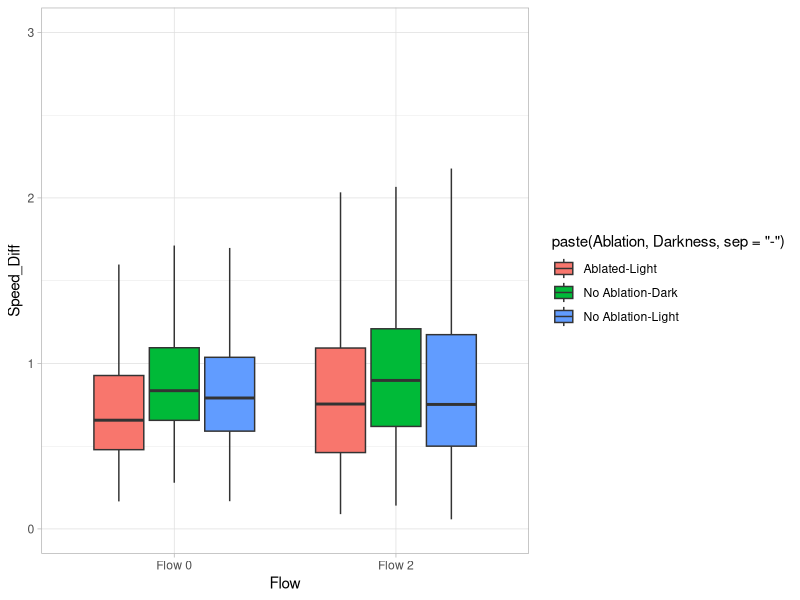
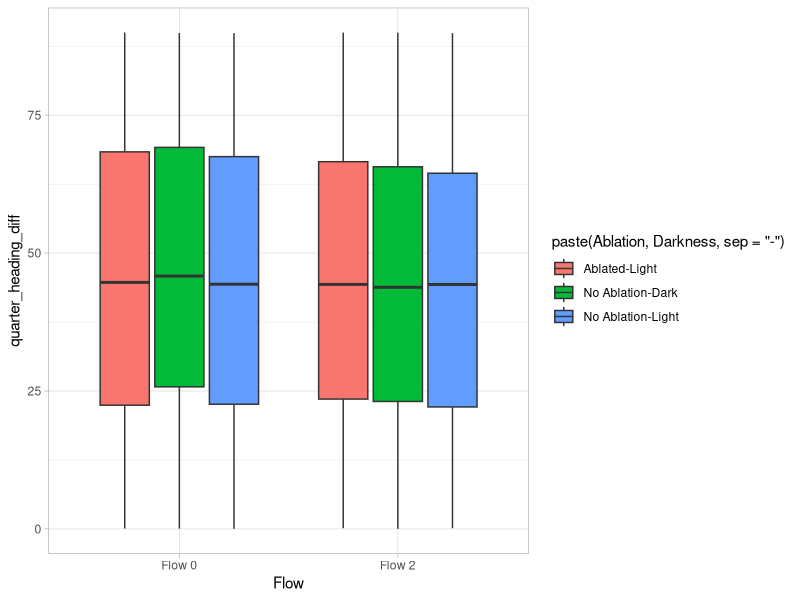
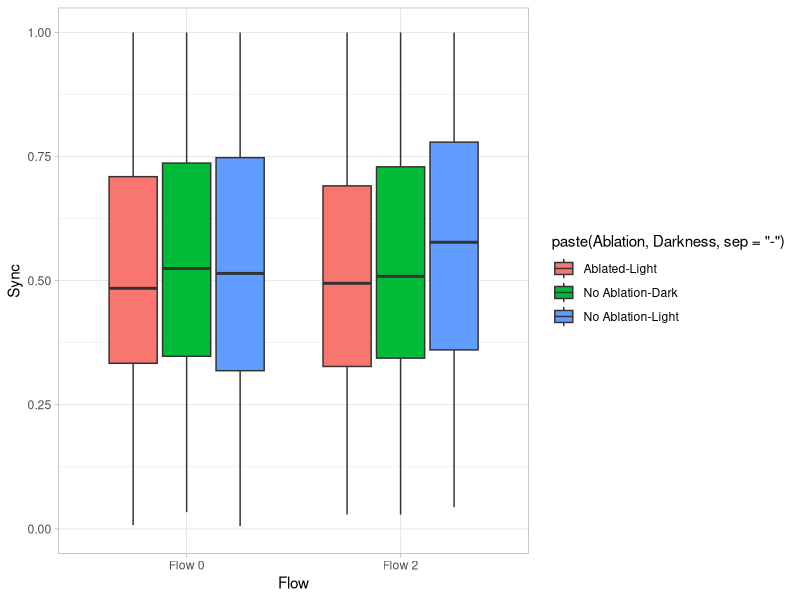
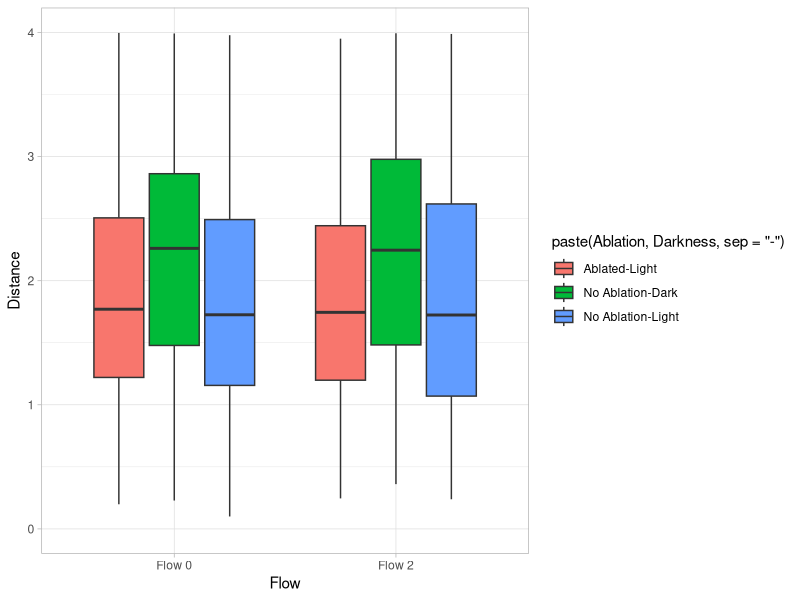
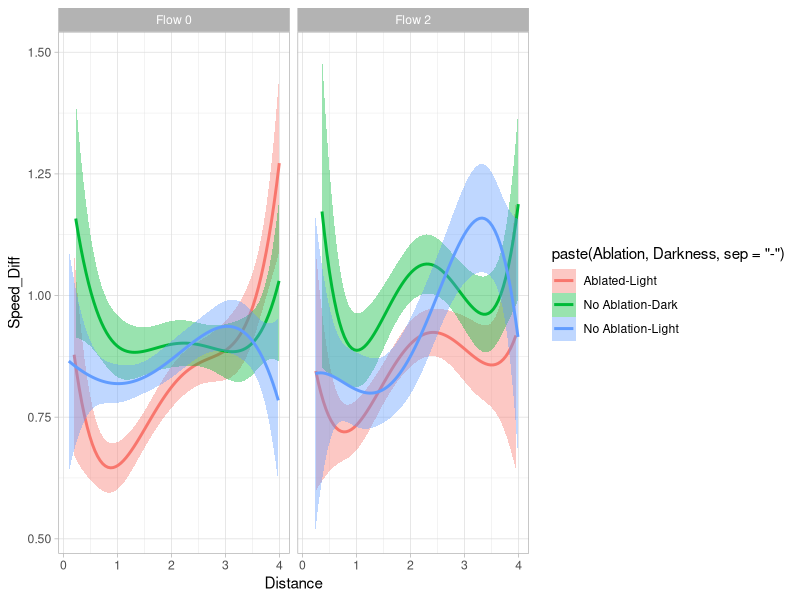
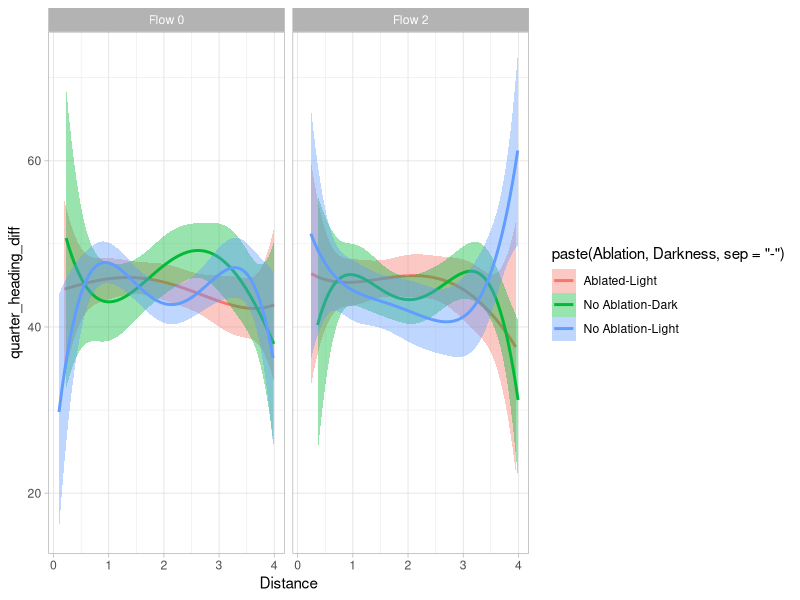
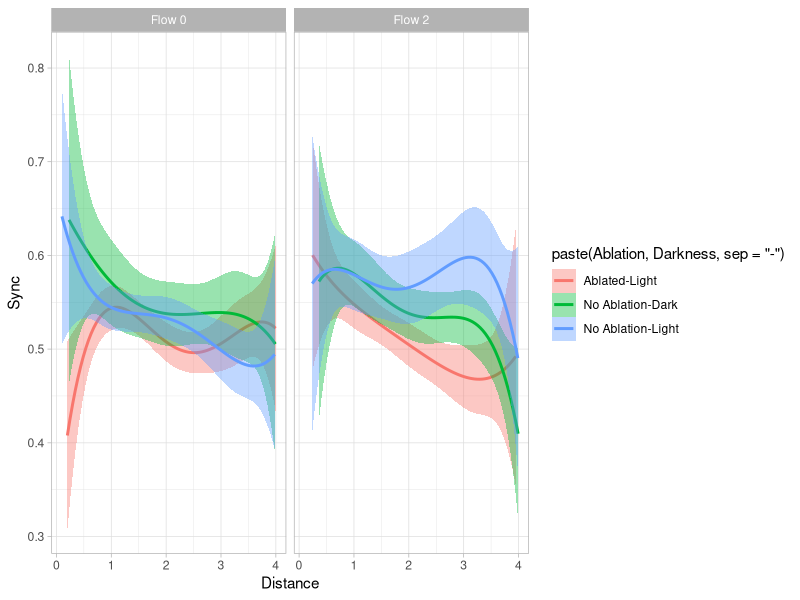
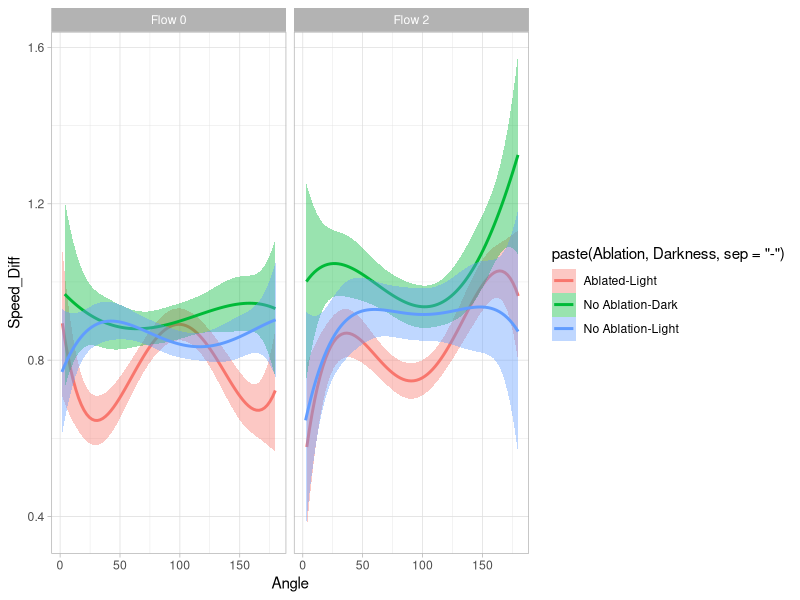

Recreate these plots in R, in order.
## ---- chunk 1
library(tidyverse)
library(ggplot2)
library(car)
library(viridis)
library(boot)
## ---- chunk 2
rad2deg <- function(rad) {(rad * 180) / (pi)}
deg2rad <- function(deg) {(deg * pi) / (180)}
round_any <- function(x, accuracy, f=round){f(x/ accuracy) * accuracy}
ang_mean <- function(x){rad2deg(atan(mean(sin(deg2rad(x)))/mean(cos(deg2rad(x)))))}

fold_angle_0_360_to_0_180 <- function(x){abs(abs(x-180)-180)}
## ---- chunk 3
comp_data <- read.csv("Fish_Comp_Values.csv")
comp_data <- na.omit(comp_data)

comp_data <- comp_data %>% mutate(Flow = ifelse(Flow == "0", "Flow 0", "Flow 2")) %>%
                           mutate(Ablation = ifelse(Ablation == "N", "No Ablation", "Ablated")) %>%
                           mutate(Darkness = ifelse(Darkness == "N", "Light", "Dark")) %>%
                           mutate(Heading_Diff = abs(Heading_Diff)) %>%
                           filter(Distance <= 4) %>%
                           filter(Speed_Diff <= 6) %>% 
                           mutate(quarter_heading_diff = abs(abs(Heading_Diff-90)-90)) %>%
                           mutate(Is_Aligned = ifelse(Heading_Diff < 30, 1, 0)) %>%
                           mutate(Is_Reversed = ifelse(Heading_Diff > 150, 1, 0)) %>%
                           mutate(Angle = fold_angle_0_360_to_0_180(Angle))

sum_comp_data <- comp_data %>% mutate(X_Distance = round_any(X_Distance,0.25), 
                                      Y_Distance = round_any(abs(Y_Distance),0.25)) %>%
                               group_by(Flow,Ablation,Darkness,X_Distance,Y_Distance) %>%
                               summarise(Speed_Diff = mean(Speed_Diff),
                                         Heading_Diff = ang_mean(Heading_Diff),
                                         Sync = mean(Sync),
                                         Quarter_Heading_Diff = mean(quarter_heading_diff),
                                         Is_Aligned = mean(Is_Aligned),
                                         Is_Reversed = mean(Is_Reversed))

## ---- chunk 4
speed_anova <- glm(Speed_Diff ~ Flow + Ablation + Darkness + Flow:Ablation + Flow:Darkness, data = comp_data)

Anova(speed_anova)

heading_anova <- glm(quarter_heading_diff ~ Flow + Ablation + Darkness + Flow:Ablation + Flow:Darkness, data = comp_data)

Anova(heading_anova)

sync_anova <- glm(Sync ~ Flow + Ablation + Darkness + Flow:Ablation + Flow:Darkness, data = comp_data)

Anova(sync_anova)

dist_anova <- glm(Distance ~ Flow + Ablation + Darkness + Flow:Ablation + Flow:Darkness, data = comp_data)

Anova(dist_anova)
## ---- chunk 5
ggplot(comp_data, aes(x = Flow, y = Speed_Diff, fill = paste(Ablation,Darkness,sep="-")))+
  geom_boxplot(outlier.shape = NA) +
  ylim(0,3) +
  theme_light()

ggplot(comp_data, aes(x = Flow, y = quarter_heading_diff, fill = paste(Ablation,Darkness,sep="-")))+
  geom_boxplot(outlier.shape = NA) +
  ylim(0,90) +
  theme_light()

ggplot(comp_data, aes(x = Flow, y = Sync, fill = paste(Ablation,Darkness,sep="-")))+
  geom_boxplot(outlier.shape = NA) +
  ylim(0,1) +
  theme_light()

ggplot(comp_data, aes(x = Flow, y = Distance, fill = paste(Ablation,Darkness,sep="-")))+
  geom_boxplot(outlier.shape = NA) +
  ylim(0,4) +
  theme_light()
## ---- chunk 6
speed_anova_da <- glm(Speed_Diff ~ Distance*Angle*(Flow + Ablation + Darkness + Flow:Ablation + Flow:Darkness), data = comp_data)

Anova(speed_anova_da)

heading_anova_da <- glm(quarter_heading_diff ~ Distance*Angle*(Flow + Ablation + Darkness + Flow:Ablation + Flow:Darkness), data = comp_data)

Anova(heading_anova_da)

sync_anova_da <- glm(Sync ~ Distance*Angle*(Flow + Ablation + Darkness + Flow:Ablation + Flow:Darkness), data = comp_data)

Anova(sync_anova_da)
## ---- chunk 7
ggplot(comp_data, aes(x = Distance, y = Speed_Diff, color = paste(Ablation,Darkness,sep="-"), fill = paste(Ablation,Darkness,sep="-")))+
  geom_smooth(method = "glm", formula = y ~ poly(x,4))+
  facet_wrap(~ Flow) +
  theme_light()

ggplot(comp_data, aes(x = Distance, y = quarter_heading_diff, color = paste(Ablation,Darkness,sep="-"), fill = paste(Ablation,Darkness,sep="-")))+
  geom_smooth(method = "glm", formula = y ~ poly(x,4))+
  facet_wrap(~ Flow) +
  theme_light()

ggplot(comp_data, aes(x = Distance, y = Sync, color = paste(Ablation,Darkness,sep="-"), fill = paste(Ablation,Darkness,sep="-")))+
  geom_smooth(method = "glm", formula = y ~ poly(x,4))+
  facet_wrap(~ Flow) +
  theme_light()
## ---- chunk 8
ggplot(comp_data, aes(x = Angle, y = Speed_Diff, color = paste(Ablation,Darkness,sep="-"), fill = paste(Ablation,Darkness,sep="-")))+
  geom_smooth(method = "glm", formula = y ~ poly(x,4))+
  facet_wrap(~ Flow) +
  theme_light()

ggplot(comp_data, aes(x = Angle, y = quarter_heading_diff, color = paste(Ablation,Darkness,sep="-"), fill = paste(Ablation,Darkness,sep="-")))+
  geom_smooth(method = "glm", formula = y ~ poly(x,4))+
  facet_wrap(~ Flow) +
  theme_light()

ggplot(comp_data, aes(x = Angle, y = Sync, color = paste(Ablation,Darkness,sep="-"), fill = paste(Ablation,Darkness,sep="-")))+
  geom_smooth(method = "glm", formula = y ~ poly(x,4))+
  facet_wrap(~ Flow) +
  theme_light()
## ---- chunk 9
d <- seq(from = 0, to = 4, by = 0.1)
a <- seq(from = 0, to = 180, by = 10)

flows <- c("Flow 0", "Flow 2")
ablation <- c("No Ablation", "Ablated")
dark <- c("Light","Dark")

predict_df_da <- expand.grid(Distance = d, Angle = a, Flow = flows, Ablation = ablation, Darkness = dark)
predict_df_da <- predict_df_da %>% mutate(X_Distance = Distance*(cos(deg2rad(Angle))), Y_Distance = Distance*(sin(deg2rad(Angle))))

predict_df_da <- predict_df_da %>% filter(!(Ablation == "Ablated" & Darkness == 'Dark'))
predict_df_da <- na.omit(predict_df_da)
## ---- chunk 10
set.seed(7)

comp_data_speed_model <- comp_data %>% select(c(Flow,Darkness,Ablation,Angle,Distance,Speed_Diff))

max_poly <- 10

speed_dist_cv_error_10 <- rep(0,max_poly)
speed_dist_AIC_10 <- rep(0,max_poly)


for (i in 1:max_poly){
  speed_dist_fit <- glm(Speed_Diff ~ poly(Distance,i)*(Ablation+Flow+Darkness+Ablation:Flow+Darkness:Flow),
                        data = comp_data_speed_model)
  speed_dist_cv_error_10[i] <- cv.glm(comp_data_speed_model, speed_dist_fit, K = 10)$delta[1]
  speed_dist_AIC_10[i] <- AIC(speed_dist_fit)
}

speed_angle_cv_error_10 <- rep(0,max_poly)
speed_angle_AIC_10 <- rep(0,max_poly)


for (i in 1:max_poly){
  speed_angle_fit <- glm(Speed_Diff ~ poly(Angle,i)*(Ablation+Flow+Darkness+Ablation:Flow+Darkness:Flow),
                         data = comp_data_speed_model)
  speed_angle_cv_error_10[i] <- cv.glm(comp_data_speed_model, speed_angle_fit, K = 10)$delta[1]
  speed_angle_AIC_10[i] <- AIC(speed_angle_fit)
}

speed_poly_plot_df <- data.frame(c(seq(max_poly),seq(max_poly)),
                                 c(speed_dist_cv_error_10,speed_angle_cv_error_10),
                                 c(speed_dist_AIC_10,speed_angle_AIC_10),
                                 c(rep("Distance",max_poly),rep("Angle",max_poly)))

colnames(speed_poly_plot_df) <- c("Degree","Error","AIC","Predictor")

speed_poly_plot_df <- speed_poly_plot_df %>% group_by(Predictor) %>%
                                             mutate(minError = min(Error),minAIC = min(AIC)) %>%
                                             ungroup() %>%
                                             mutate(isMinEror = ifelse(Error == minError,3,1),isMinAIC = ifelse(AIC == minAIC,3,1))

ggplot(speed_poly_plot_df, aes(x = Degree, y = Error, color = Predictor))+
  geom_point(size = speed_poly_plot_df$isMinEror)+
  geom_line()+
  theme_light()+
  facet_wrap(~ Predictor, scales = "free") +
  scale_size(guide = "none")

ggplot(speed_poly_plot_df, aes(x = Degree, y = AIC, color = Predictor))+
  geom_point(size = speed_poly_plot_df$isMinAIC)+
  geom_line()+
  theme_light()+
  facet_wrap(~ Predictor, scales = "free") +
  scale_size(guide = "none")
## ---- chunk 11
speed_diff_glm <- glm(Speed_Diff ~ poly(Distance,4)*poly(Angle,2)*(Ablation+Flow+Darkness+Ablation:Flow+Darkness:Flow),
                        data = comp_data_speed_model)

summary(speed_diff_glm)
## ---- chunk 12
speed_pred <- predict_df_da %>% mutate(Speed_Diff = predict(speed_diff_glm,predict_df_da))

comp_data <- comp_data %>% mutate(Round_Dist = as.factor(round_any(Distance,1)), Round_Angle = as.factor(round_any(Angle,30)))

ggplot()+
  geom_boxplot(data = comp_data, aes(x = Round_Dist, y = Speed_Diff))+
  facet_wrap(~ Flow + Ablation + Darkness) +
  theme_light()

round_dist_aov <- aov(Speed_Diff ~ Round_Dist*(Flow + Ablation + Darkness + Flow:Ablation + Flow:Darkness), data = comp_data)
Anova(round_dist_aov)

ggplot()+
  geom_boxplot(data = comp_data, aes(x = Round_Angle, y = Speed_Diff))+
  facet_wrap(~ Flow + Ablation + Darkness) +
  theme_light()

round_angle_aov <- aov(Speed_Diff ~ Round_Angle*(Flow + Ablation + Darkness + Flow:Ablation + Flow:Darkness), data = comp_data)
Anova(round_angle_aov)

# ggplot()+
#   geom_point(data = comp_data %>% filter(Speed_Diff <= 2), aes(x = Distance, y = Speed_Diff), alpha = 0.1)+
#   geom_smooth(data = speed_pred, aes(x = Distance, y = Speed_Diff))+
#   facet_wrap(~ Flow + Ablation + Darkness) +
#   theme_light()

# ggplot()+
#   geom_density_2d_filled(data = comp_data %>% filter(Speed_Diff <= 2), aes(x = Distance, y = Speed_Diff), contour_var = "ndensity")+
#   geom_smooth(data = speed_pred, aes(x = Distance, y = Speed_Diff, color = "red"))+
#   facet_wrap(~ Flow + Ablation + Darkness) +
#   theme_light()

# ggplot()+
#   geom_point(data = comp_data %>% filter(Speed_Diff <= 2), aes(x = Angle, y = Speed_Diff), alpha = 0.1)+
#   geom_smooth(data = speed_pred, aes(x = Angle, y = Speed_Diff))+
#   facet_wrap(~ Flow + Ablation + Darkness) +
#   theme_light()

# ggplot()+
#   geom_density_2d_filled(data = comp_data %>% filter(Speed_Diff <= 2), aes(x = Angle, y = Speed_Diff), contour_var = "ndensity")+
#   geom_smooth(data = speed_pred, aes(x = Angle, y = Speed_Diff, color = "red"))+
#   facet_wrap(~ Flow + Ablation + Darkness) +
#   theme_light()

ggplot(data = comp_data, aes(x = Angle, y = Distance, z = Speed_Diff))+
  stat_summary_2d() +
  facet_wrap(~ Flow + Ablation + Darkness) +
  scale_fill_viridis(direction = -1) +
  theme_light()
## ---- chunk 13

speed_m_all <- glm(Speed_Diff ~ Distance*Angle*(Ablation+Flow+Darkness+Ablation:Flow+Darkness:Flow) +
                                I(Distance^2)*I(Angle^2)*(Ablation+Flow+Darkness+Ablation:Flow+Darkness:Flow)+
                                I(Distance^3)*I(Angle^3)*(Ablation+Flow+Darkness+Ablation:Flow+Darkness:Flow)+
                                I(Distance^4)*I(Angle^4)*(Ablation+Flow+Darkness+Ablation:Flow+Darkness:Flow),
                        data = comp_data_speed_model)

speed_m_none <- glm(Speed_Diff ~ 1, data = comp_data_speed_model)

speed_m_both <- step(speed_m_none, direction = "both", scope = formula(speed_m_all), trace = F)

summary(speed_m_both)
## ---- chunk 14
set.seed(7)

comp_data_sync_model <- comp_data %>% select(c(Flow,Darkness,Ablation,Angle,Distance,Sync))

max_poly <- 10

sync_dist_cv_error_10 <- rep(0,max_poly)
sybc_dist_AIC_10 <- rep(0,max_poly)


for (i in 1:max_poly){
  sync_dist_fit <- glm(Sync ~ poly(Distance,i)*(Ablation+Flow+Darkness+Ablation:Flow+Darkness:Flow),
                        data = comp_data_sync_model)
  sync_dist_cv_error_10[i] <- cv.glm(comp_data_sync_model, sync_dist_fit, K = 10)$delta[1]
  sybc_dist_AIC_10[i] <- AIC(sync_dist_fit)
}

sync_angle_cv_error_10 <- rep(0,max_poly)
sync_angle_AIC_10 <- rep(0,max_poly)


for (i in 1:max_poly){
  sync_angle_fit <- glm(Sync ~ poly(Angle,i)*(Ablation+Flow+Darkness+Ablation:Flow+Darkness:Flow),
                         data = comp_data_sync_model)
  sync_angle_cv_error_10[i] <- cv.glm(comp_data_sync_model, sync_angle_fit, K = 10)$delta[1]
  sync_angle_AIC_10[i] <- AIC(sync_angle_fit)
}

sync_poly_plot_df <- data.frame(c(seq(max_poly),seq(max_poly)),
                                 c(speed_dist_cv_error_10,speed_angle_cv_error_10),
                                 c(speed_dist_AIC_10,speed_angle_AIC_10),
                                 c(rep("Distance",max_poly),rep("Angle",max_poly)))

colnames(sync_poly_plot_df) <- c("Degree","Error","AIC","Predictor")

sync_poly_plot_df <- sync_poly_plot_df %>% group_by(Predictor) %>%
                                             mutate(minError = min(Error),minAIC = min(AIC)) %>%
                                             ungroup() %>%
                                             mutate(isMinEror = ifelse(Error == minError,3,1),isMinAIC = ifelse(AIC == minAIC,3,1))

ggplot(sync_poly_plot_df, aes(x = Degree, y = Error, color = Predictor))+
  geom_point(size = sync_poly_plot_df$isMinEror)+
  geom_line()+
  theme_light()+
  facet_wrap(~ Predictor, scales = "free") +
  scale_size(guide = "none")

ggplot(sync_poly_plot_df, aes(x = Degree, y = AIC, color = Predictor))+
  geom_point(size = sync_poly_plot_df$isMinAIC)+
  geom_line()+
  theme_light()+
  facet_wrap(~ Predictor, scales = "free") +
  scale_size(guide = "none")
## ---- chunk 15
sync_diff_glm <- glm(Sync ~ I(Distance^2)*I(Angle^2)*(Ablation+Flow+Darkness+Ablation:Flow+Darkness:Flow),
                        data = comp_data_sync_model)

summary(sync_diff_glm)
## ---- chunk 16
sync_pred <- predict_df_da %>% mutate(Sync = predict(sync_diff_glm,predict_df_da))

ggplot(comp_data, aes(x = Distance, y = Sync))+
  geom_point(alpha = 0.1)+
  geom_smooth(method = lm, formula = y ~ poly(x, 2)) +
  facet_wrap(~ Flow + Ablation + Darkness) +
  theme_light()

ggplot(comp_data, aes(x = Angle, y = Sync))+
  geom_point(alpha = 0.1)+
  geom_smooth(method = glm, formula = y ~ poly(x, 2))+
  facet_wrap(~ Flow + Ablation + Darkness) +
  theme_light()

ggplot(sync_pred, aes(x = Distance, y = Sync))+
  geom_smooth()+
  scale_fill_viridis() +
  facet_wrap(~ Flow + Ablation + Darkness) +
  theme_light()

ggplot(sync_pred, aes(x = Angle, y = Sync))+
  geom_smooth()+
  scale_fill_viridis() +
  facet_wrap(~ Flow + Ablation + Darkness) +
  theme_light()
